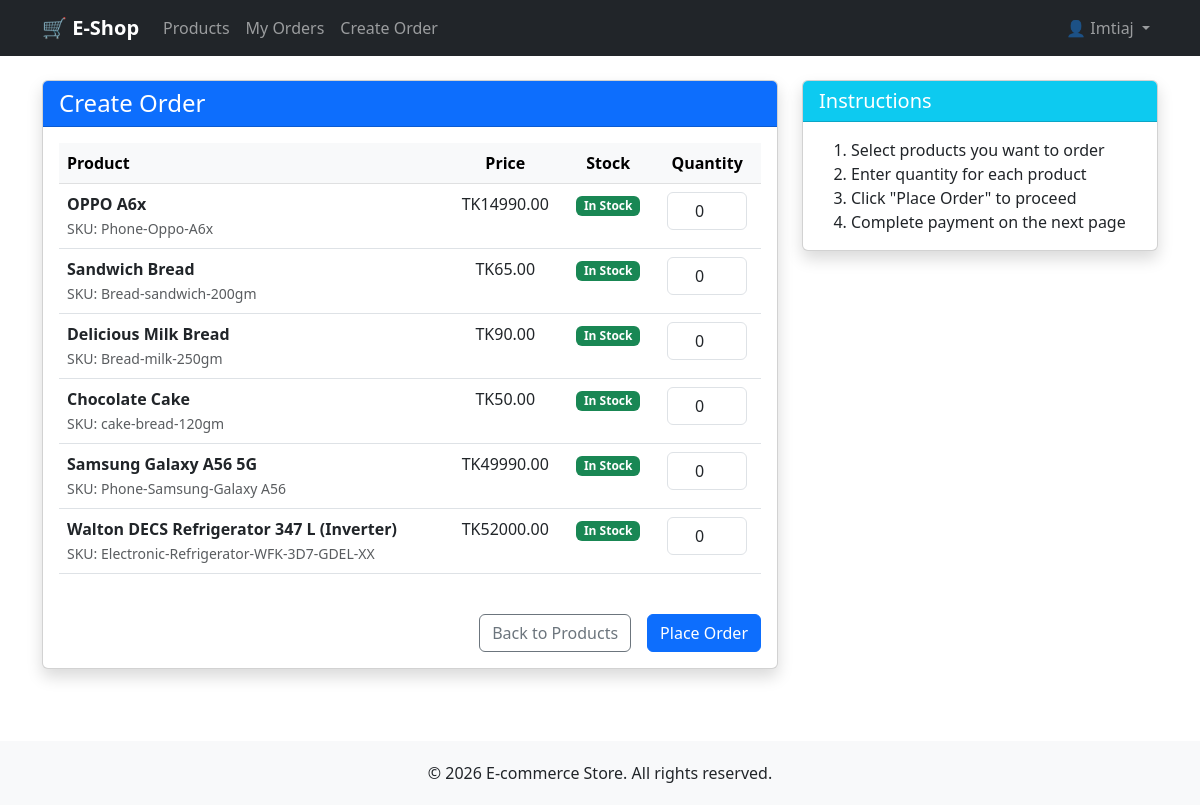
The app's page /orders/create/ (signed in) with its own data.
### users/models.py (models this page shows, shortened)
class User(AbstractUser):
    email = models.EmailField(unique=True)
    phone = models.CharField(max_length=14, blank=True)
    address = models.TextField(blank=True)
    created_at = models.DateTimeField(auto_now_add=True)
    updated_at = models.DateTimeField(auto_now=True)

### products/models.py (models this page shows, shortened)
class Product(models.Model):
    STATUS_CHOICES = (
        ('active', 'Active'),
        ('inactive', 'Inactive'),
    )
    name = models.CharField(max_length=200)
    sku = models.CharField(max_length=50, unique=True)
    description = models.TextField()
    price = models.DecimalField(max_digits=10, decimal_places=2)
    stock = models.IntegerField(default=0)
    status = models.CharField(max_length=20, choices=STATUS_CHOICES, default='active')
    category = models.ForeignKey(Category, on_delete=models.SET_NULL,
                                 null=True, related_name='products')
    created_at = models.DateTimeField(auto_now_add=True)
    updated_at = models.DateTimeField(auto_now=True)

### orders/views.py (the view, shortened to what this page needs)
# urls.py: path('create/', views.create_order, name='create_order'),
@login_required
def create_order(request):
    products = Product.objects.filter(status='active', stock__gt=0)
    return render(request, 'orders/create.html', {'products': products})

### orders/templates/orders/create.html (shortened to what this page needs)
{% extends 'base.html' %}
{% block content %}
<div class="row">
    <div class="col-lg-8">
        <div class="card shadow mb-4">
            <div class="card-header bg-primary text-white">
                <h4 class="mb-0"> Create Order</h4>
            </div>
            <div class="card-body">
                <form method="post">
                    <div class="table-responsive">
                        <table class="table table-hover">
                            <thead class="table-light">
                                <tr>
                                    <th>Product</th>
                                    <th class="text-center">Price</th>
                                    <th class="text-center">Stock</th>
                                    <th class="text-center">Quantity</th>
                                </tr>
                            </thead>
                            <tbody>
                                {% for product in products %}
                                <tr>
                                    <td>
                                        <strong>{{ product.name }}</strong><br>
                                        <small class="text-muted">SKU: {{ product.sku }}</small>
                                    </td>
                                    <td class="text-center">TK{{ product.price }}</td>
                                    <td class="text-center">
                                        {% if product.stock > 10 %}
                                            <span class="badge bg-success">In Stock</span>
                                        {% elif product.stock > 0 %}
                                            <span class="badge bg-warning">Low Stock</span>
                                        {% else %}
                                            <span class="badge bg-danger">Out of Stock</span>
                                        {% endif %}
                                    </td>
                                    <td class="text-center">
                                        <input type="number"
                                               name="product_{{ product.id }}"
                                               value="0"
                                               min="0"
                                               max="{{ product.stock }}"
                                               class="form-control text-center"
                                               style="width: 80px; margin: 0 auto;">
                                    </td>
                                </tr>
                                {% endfor %}
                            </tbody>
                        </table>
                    </div>
                    <div class="d-grid gap-2 d-md-flex justify-content-md-end mt-4">
                        <a href="{% url 'product_list' %}" class="btn btn-outline-secondary me-md-2">
                             Back to Products
                        </a>
                        <button type="submit" class="btn btn-primary">
                             Place Order
                        </button>
                    </div>
                </form>
            </div>
        </div>
    </div>
    <div class="col-lg-4">
        <div class="card shadow">
            <div class="card-header bg-info text-white">
                <h5 class="mb-0"> Instructions</h5>
            </div>
            <div class="card-body">
                <ol class="mb-0">
                    <li>Select products you want to order</li>
                    <li>Enter quantity for each product</li>
                    <li>Click "Place Order" to proceed</li>
                    <li>Complete payment on the next page</li>
                </ol>
            </div>
        </div>
    </div>
</div>
{% endblock %}

### templates/base.html (shortened to what this page needs)
<!DOCTYPE html>
<html lang="en">
<head>
    <link href="https://cdn.jsdelivr.net/npm/bootstrap@5.3.0/dist/css/bootstrap.min.css" rel="stylesheet">
</head>
<body>
    <nav class="navbar navbar-expand-lg navbar-dark bg-dark">
        <div class="container">
            <a class="navbar-brand" href="{% url 'product_list' %}">🛒 E-Shop</a>
            <div class="collapse navbar-collapse" id="navbarNav">
                <ul class="navbar-nav me-auto">
                    <li class="nav-item">
                        <a class="nav-link" href="{% url 'product_list' %}">Products</a>
                    </li>
                    {% if user.is_authenticated %}
                    <li class="nav-item">
                        <a class="nav-link" href="{% url 'order_list' %}">My Orders</a>
                    </li>
                    <li class="nav-item">
                        <a class="nav-link" href="{% url 'create_order' %}">Create Order</a>
                    </li>
                    {% endif %}
                </ul>
                <ul class="navbar-nav">
                    {% if user.is_authenticated %}
                    <li class="nav-item dropdown">
                        <a class="nav-link dropdown-toggle" href="#" id="navbarDropdown" role="button" data-bs-toggle="dropdown">
                            👤 {{ user.username }}
                        </a>
                    </li>
                    {% endif %}
                </ul>
            </div>
        </div>
    </nav>
    <main class="container my-4">
        {% block content %}{% endblock %}
    </main>
    <footer class="footer mt-5">
        <div class="container text-center">
            <p class="mb-0">© 2026 E-commerce Store. All rights reserved.</p>
        </div>
    </footer>
</body>
</html>

### templates/base.html (style rules this page uses)
.navbar-brand { font-weight: bold; }
.card { transition: transform 0.2s; }
.footer { background-color: #f8f9fa; padding: 20px 0; margin-top: 40px; }

### records on screen
User: username "Imtiaj"
Product: name "OPPO A6x", sku "Phone-Oppo-A6x", price "14990.00", shows "In Stock", id "0"
Product: name "Sandwich Bread", sku "Bread-sandwich-200gm", price "65.00", shows "In Stock", id "0"
Product: name "Delicious Milk Bread", sku "Bread-milk-250gm", price "90.00", shows "In Stock", id "0"
Product: name "Chocolate Cake", sku "cake-bread-120gm", price "50.00", shows "In Stock", id "0"
Product: name "Samsung Galaxy A56 5G", sku "Phone-Samsung-Galaxy A56", price "49990.00", shows "In Stock", id "0"
Product: name "Walton DECS Refrigerator 347 L (Inverter)", sku "Electronic-Refrigerator-WFK-3D7-GDEL-XX", price "52000.00", shows "In Stock", id "0"
